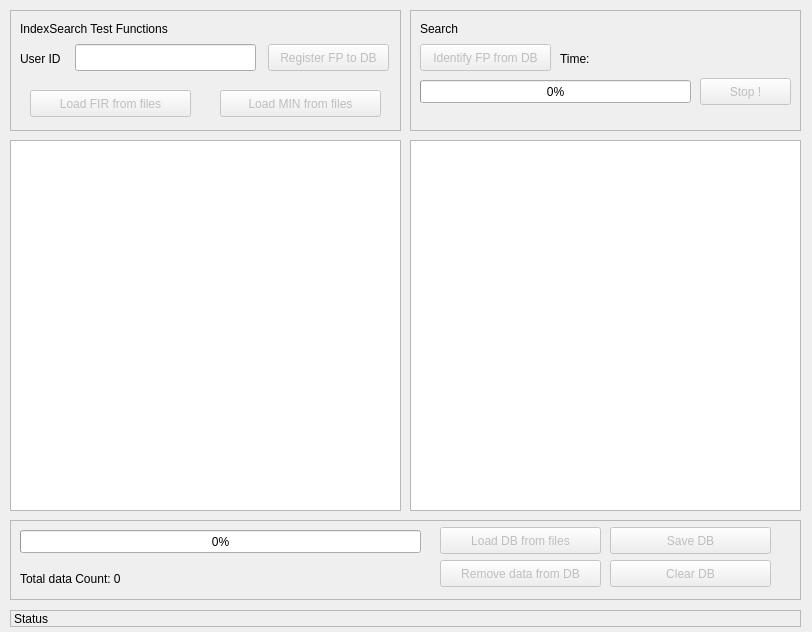
<?xml version="1.0" encoding="UTF-8"?>
<ui version="4.0">
 <class>NBioBSP_IndexSearch</class>
 <widget class="QDialog" name="NBioBSP_IndexSearch">
  <property name="geometry">
   <rect>
    <x>0</x>
    <y>0</y>
    <width>812</width>
    <height>632</height>
   </rect>
  </property>
  <property name="minimumSize">
   <size>
    <width>812</width>
    <height>632</height>
   </size>
  </property>
  <property name="maximumSize">
   <size>
    <width>812</width>
    <height>632</height>
   </size>
  </property>
  <property name="windowTitle">
   <string>NBioBSP_IndexSearch</string>
  </property>
  <property name="locale">
   <locale language="English" country="UnitedStates"/>
  </property>
  <widget class="QFrame" name="frame">
   <property name="geometry">
    <rect>
     <x>10</x>
     <y>10</y>
     <width>391</width>
     <height>121</height>
    </rect>
   </property>
   <property name="frameShape">
    <enum>QFrame::StyledPanel</enum>
   </property>
   <property name="frameShadow">
    <enum>QFrame::Raised</enum>
   </property>
   <widget class="QLabel" name="label">
    <property name="geometry">
     <rect>
      <x>10</x>
      <y>10</y>
      <width>161</width>
      <height>17</height>
     </rect>
    </property>
    <property name="text">
     <string>IndexSearch Test Functions</string>
    </property>
   </widget>
   <widget class="QLabel" name="label_2">
    <property name="geometry">
     <rect>
      <x>10</x>
      <y>40</y>
      <width>51</width>
      <height>17</height>
     </rect>
    </property>
    <property name="text">
     <string>User ID</string>
    </property>
   </widget>
   <widget class="QLineEdit" name="editUserID">
    <property name="geometry">
     <rect>
      <x>65</x>
      <y>34</y>
      <width>181</width>
      <height>27</height>
     </rect>
    </property>
    <property name="inputMask">
     <string>9999999999; </string>
    </property>
   </widget>
   <widget class="QPushButton" name="btReg">
    <property name="enabled">
     <bool>false</bool>
    </property>
    <property name="geometry">
     <rect>
      <x>258</x>
      <y>34</y>
      <width>121</width>
      <height>27</height>
     </rect>
    </property>
    <property name="text">
     <string>Register FP to DB</string>
    </property>
   </widget>
   <widget class="QPushButton" name="btLoadFIR">
    <property name="enabled">
     <bool>false</bool>
    </property>
    <property name="geometry">
     <rect>
      <x>20</x>
      <y>80</y>
      <width>161</width>
      <height>27</height>
     </rect>
    </property>
    <property name="text">
     <string>Load FIR from files</string>
    </property>
   </widget>
   <widget class="QPushButton" name="btLoadMIN">
    <property name="enabled">
     <bool>false</bool>
    </property>
    <property name="geometry">
     <rect>
      <x>210</x>
      <y>80</y>
      <width>161</width>
      <height>27</height>
     </rect>
    </property>
    <property name="text">
     <string>Load MIN from files</string>
    </property>
   </widget>
  </widget>
  <widget class="QFrame" name="frame_2">
   <property name="geometry">
    <rect>
     <x>410</x>
     <y>10</y>
     <width>391</width>
     <height>121</height>
    </rect>
   </property>
   <property name="frameShape">
    <enum>QFrame::StyledPanel</enum>
   </property>
   <property name="frameShadow">
    <enum>QFrame::Raised</enum>
   </property>
   <widget class="QLabel" name="label_3">
    <property name="geometry">
     <rect>
      <x>10</x>
      <y>10</y>
      <width>51</width>
      <height>17</height>
     </rect>
    </property>
    <property name="text">
     <string>Search</string>
    </property>
   </widget>
   <widget class="QPushButton" name="btIdentify">
    <property name="enabled">
     <bool>false</bool>
    </property>
    <property name="geometry">
     <rect>
      <x>10</x>
      <y>34</y>
      <width>131</width>
      <height>27</height>
     </rect>
    </property>
    <property name="text">
     <string>Identify FP from DB</string>
    </property>
   </widget>
   <widget class="QLabel" name="labelSearchTime">
    <property name="geometry">
     <rect>
      <x>150</x>
      <y>40</y>
      <width>231</width>
      <height>17</height>
     </rect>
    </property>
    <property name="text">
     <string>Time:</string>
    </property>
   </widget>
   <widget class="QProgressBar" name="pgbarSearch">
    <property name="geometry">
     <rect>
      <x>10</x>
      <y>70</y>
      <width>271</width>
      <height>23</height>
     </rect>
    </property>
    <property name="value">
     <number>0</number>
    </property>
   </widget>
   <widget class="QPushButton" name="btStop">
    <property name="enabled">
     <bool>false</bool>
    </property>
    <property name="geometry">
     <rect>
      <x>290</x>
      <y>68</y>
      <width>91</width>
      <height>27</height>
     </rect>
    </property>
    <property name="text">
     <string>Stop !</string>
    </property>
   </widget>
   <widget class="QLabel" name="labelCallback">
    <property name="geometry">
     <rect>
      <x>10</x>
      <y>100</y>
      <width>371</width>
      <height>17</height>
     </rect>
    </property>
    <property name="text">
     <string/>
    </property>
   </widget>
  </widget>
  <widget class="QFrame" name="frame_3">
   <property name="geometry">
    <rect>
     <x>10</x>
     <y>520</y>
     <width>791</width>
     <height>80</height>
    </rect>
   </property>
   <property name="frameShape">
    <enum>QFrame::StyledPanel</enum>
   </property>
   <property name="frameShadow">
    <enum>QFrame::Raised</enum>
   </property>
   <widget class="QProgressBar" name="pgBarLoad">
    <property name="geometry">
     <rect>
      <x>10</x>
      <y>10</y>
      <width>401</width>
      <height>23</height>
     </rect>
    </property>
    <property name="value">
     <number>0</number>
    </property>
   </widget>
   <widget class="QLabel" name="labelTotalCnt">
    <property name="geometry">
     <rect>
      <x>10</x>
      <y>50</y>
      <width>401</width>
      <height>17</height>
     </rect>
    </property>
    <property name="text">
     <string>Total data Count: 0</string>
    </property>
   </widget>
   <widget class="QPushButton" name="btLoadDB">
    <property name="enabled">
     <bool>false</bool>
    </property>
    <property name="geometry">
     <rect>
      <x>430</x>
      <y>7</y>
      <width>161</width>
      <height>27</height>
     </rect>
    </property>
    <property name="text">
     <string>Load DB from files</string>
    </property>
   </widget>
   <widget class="QPushButton" name="btSaveDB">
    <property name="enabled">
     <bool>false</bool>
    </property>
    <property name="geometry">
     <rect>
      <x>600</x>
      <y>7</y>
      <width>161</width>
      <height>27</height>
     </rect>
    </property>
    <property name="text">
     <string>Save DB</string>
    </property>
   </widget>
   <widget class="QPushButton" name="btRmDB">
    <property name="enabled">
     <bool>false</bool>
    </property>
    <property name="geometry">
     <rect>
      <x>430</x>
      <y>40</y>
      <width>161</width>
      <height>27</height>
     </rect>
    </property>
    <property name="text">
     <string>Remove data from DB</string>
    </property>
   </widget>
   <widget class="QPushButton" name="btClearDB">
    <property name="enabled">
     <bool>false</bool>
    </property>
    <property name="geometry">
     <rect>
      <x>600</x>
      <y>40</y>
      <width>161</width>
      <height>27</height>
     </rect>
    </property>
    <property name="text">
     <string>Clear DB</string>
    </property>
   </widget>
  </widget>
  <widget class="QLabel" name="labelStatus">
   <property name="geometry">
    <rect>
     <x>10</x>
     <y>610</y>
     <width>791</width>
     <height>17</height>
    </rect>
   </property>
   <property name="frameShape">
    <enum>QFrame::StyledPanel</enum>
   </property>
   <property name="text">
    <string>Status</string>
   </property>
  </widget>
  <widget class="QTableView" name="tableReg">
   <property name="geometry">
    <rect>
     <x>10</x>
     <y>140</y>
     <width>391</width>
     <height>371</height>
    </rect>
   </property>
   <property name="editTriggers">
    <set>QAbstractItemView::NoEditTriggers</set>
   </property>
   <property name="selectionMode">
    <enum>QAbstractItemView::ExtendedSelection</enum>
   </property>
   <property name="selectionBehavior">
    <enum>QAbstractItemView::SelectRows</enum>
   </property>
  </widget>
  <widget class="QTableView" name="tableSearch">
   <property name="geometry">
    <rect>
     <x>410</x>
     <y>140</y>
     <width>391</width>
     <height>371</height>
    </rect>
   </property>
   <property name="editTriggers">
    <set>QAbstractItemView::NoEditTriggers</set>
   </property>
  </widget>
 </widget>
 <layoutdefault spacing="6" margin="11"/>
 <resources/>
 <connections/>
</ui>
